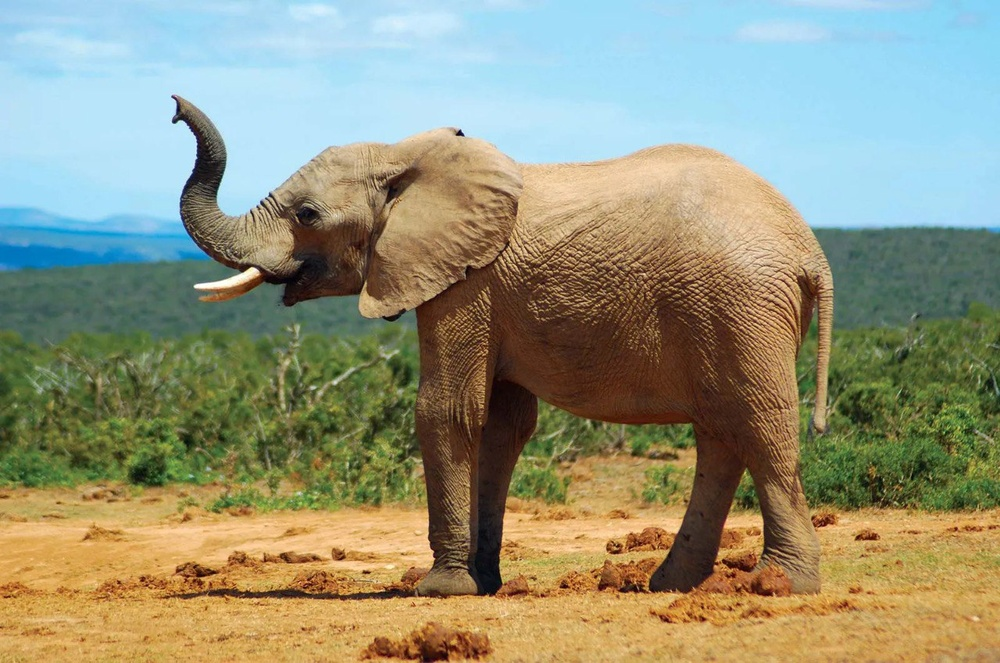
#> input picture image-variant2.jpg, 1000 x 663 px, shrunk from 1280 x 849 before the run, given in place of the camera
$ python 'lab 8.py'
#> lines starting #> are read from the running program, lines starting #| are printed output that depends on the picture; after the words box and inside, x2 and y2 are one past the last pixel; in counts of white or black regions, pixels touching at a corner belong together
#2 задание
import cv2

cap = cv2.VideoCapture(0)

center_x = 0
center_y = 0
while True:
    success, image = cap.read()
#> image is the input picture: shape (663, 1000, 3); mean B, G, R 122.9, 148, 147.2
    if not success:
        break

    gray = cv2.cvtColor(image, cv2.COLOR_BGR2GRAY)
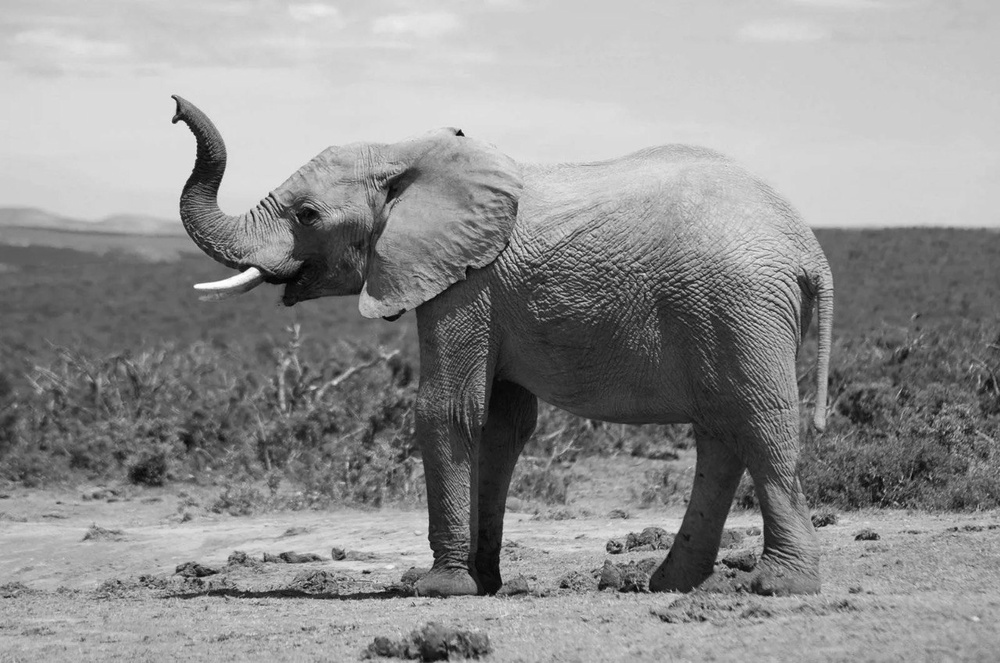
#> gray: shape (663, 1000); min 1, max 255, mean 144.9

    _, binary = cv2.threshold(gray, 127, 255, cv2.THRESH_BINARY)
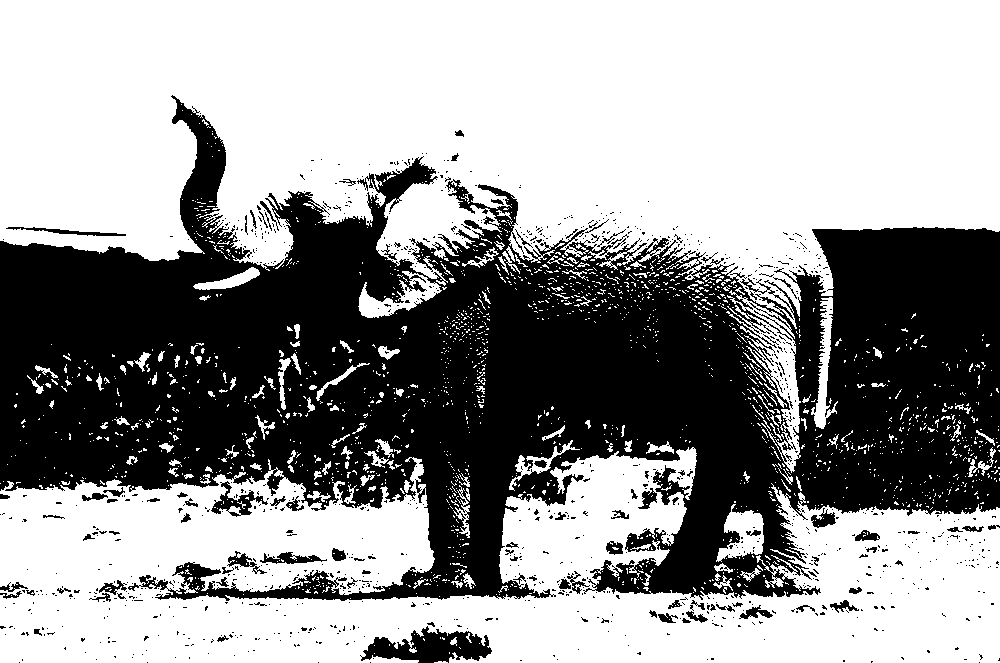
#> binary: shape (663, 1000); 59.8% white; 1041 black regions (945 under 20 px)

    #находим контуры
    contours, _ = cv2.findContours(binary, cv2.RETR_TREE, cv2.CHAIN_APPROX_SIMPLE)
#> contours = 3672 contours, 3426 with area under 20; largest, box (x1, y1, x2, y2) and area: (0, 0, 1000, 329) 238349, (0, 447, 1000, 663) 140022, (726, 290, 801, 473) 3564, (716, 504, 764, 562) 1441, (358, 271, 442, 318) 1406

    for contour in contours:
        area = cv2.contourArea(contour)
        if area > 1000:
            x, y, a, b = cv2.boundingRect(contour)
            #рисуем прямоугльник вокруг контура
            cv2.rectangle(image, (x, y), (x + a, y + b), (255, 0, 0), 2)
            center_x = x + a // 2
            center_y = y + b // 2
#> this loop made 3672 passes
#> (area, x, y, a, b, center_x, center_y) on passes 230, 624, 2438, 2495, 2790, 3042: (1441, 716, 504, 48, 58, 740, 533), (140021.5, 0, 447, 1000, 216, 500, 555), (1075.5, 811, 297, 27, 132, 824, 363), (3564, 726, 290, 75, 183, 763, 381), (1405.5, 358, 271, 84, 47, 400, 294), (238349, 0, 0, 1000, 329, 500, 164)
#> area on pass 9: 24.5
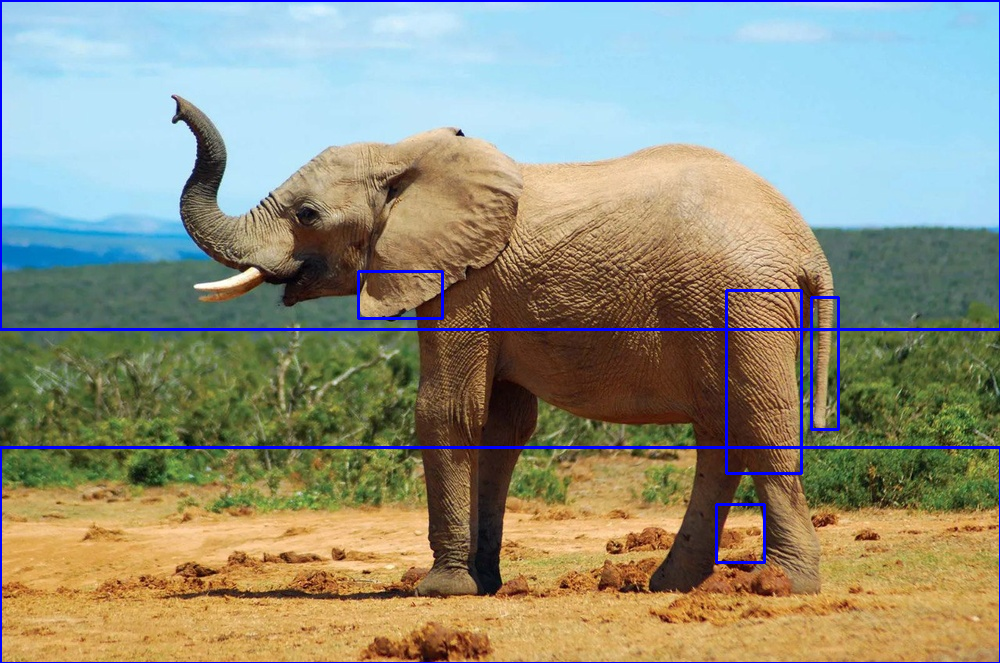
#> image: shape (663, 1000, 3); 2.18% of pixels changed, all inside (x1, y1, x2, y2) = (0, 0, 1000, 663)
    with open('marker_coordinates.txt', 'a') as file:
        file.write(f'{center_x}, {center_y}\n')


    cv2.imshow('image with label', image)

    if cv2.waitKey(1) & 0xFF == ord('q'):
#> (key q is pressed here)
        break

cap.release()

cv2.destroyAllWindows()
